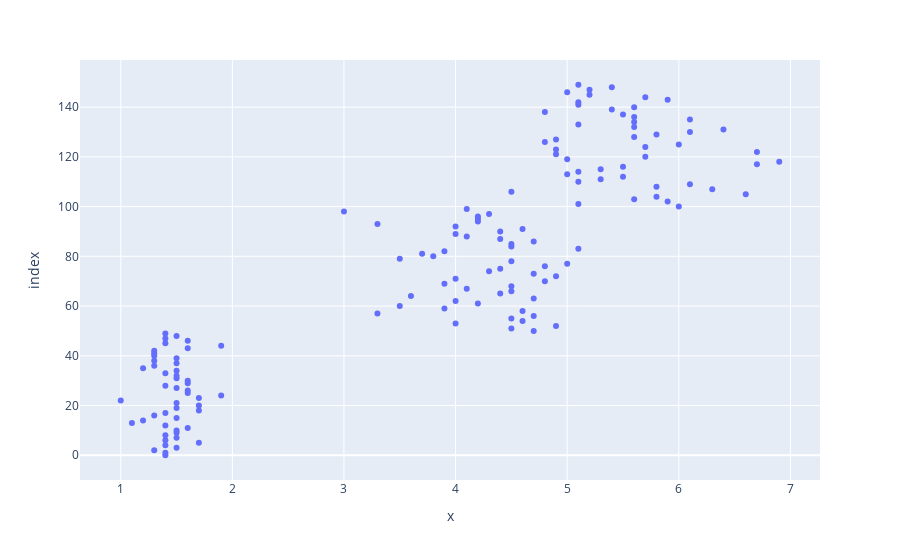

Notebook code cell kept with this figure:
### Code cell
px.scatter(df['Species'], df['PetalLengthCm'])

### Figure 1 — Plotly figure (JSON) as saved in the notebook; plotly's stock layout.template omitted (floating-point values rounded to 4 significant figures; data arrays with more than 128 entries replaced by an {"elided": "..."} marker saying what was removed)
{"data": [{"hovertemplate": "x=%{x}<br>index=%{y}<extra></extra>", "legendgroup": "", "marker": {"color": "#636efa", "symbol": "circle"}, "mode": "markers", "name": "", "orientation": "h", "showlegend": false, "type": "scatter", "x": {"elided": "150 float values"}, "xaxis": "x", "y": {"elided": "150 int values"}, "yaxis": "y"}], "layout": {"legend": {"tracegroupgap": 0}, "margin": {"t": 60}, "xaxis": {"anchor": "y", "domain": [0, 1], "title": {"text": "x"}}, "yaxis": {"anchor": "x", "domain": [0, 1], "title": {"text": "index"}}}}
